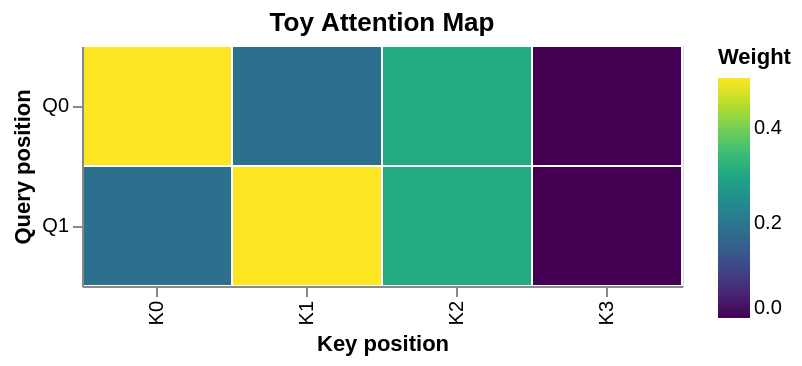

The notebook cell this image was saved under:
### Code cell
# Simple attention inference with dummy data and attention map visualization

torch.manual_seed(0)

toy_d_model = 4
toy_seq_len = seq_len  # reuse existing sequence length (4 tokens)

toy_queries = torch.tensor(
    [[[1.0, 0.0, 1.0, 0.0],
      [0.0, 1.0, 0.0, 1.0]]],
    dtype=torch.float32,
)

toy_keys = torch.tensor(
    [[[1.0, 0.0, 1.0, 0.0],
      [0.0, 1.0, 0.0, 1.0],
      [1.0, 1.0, 0.0, 0.0],
      [0.0, 0.0, 0.0, 0.0]]],
    dtype=torch.float32,
)

toy_values = torch.tensor(
    [[[1.0, 0.2, 0.0, 0.0],
      [0.1, 1.0, 0.2, 0.0],
      [0.0, 0.1, 1.0, 0.3],
      [0.0, 0.0, 0.0, 1.0]]],
    dtype=torch.float32,
)

assert toy_keys.size(1) == toy_seq_len

toy_mask = torch.tensor([[1, 1, 1, 0]], dtype=torch.bool).unsqueeze(1)

toy_context, toy_attn = attention(
    toy_queries,
    toy_keys,
    toy_values,
    mask=toy_mask,
)

context_vectors = toy_context.squeeze(0)
attention_map = toy_attn.squeeze(0)

print("Context vectors per query:\n", context_vectors)
print("\nAttention weights (rows=query, cols=key):\n", attention_map)

dominant_keys = attention_map.argmax(dim=-1)
for query_idx, key_idx in enumerate(dominant_keys.tolist()):
    print(f"Query {query_idx} focuses most on key {key_idx}")

def visualize_toy_attention(attention_matrix):
    attention_matrix = attention_matrix.detach().cpu()
    num_queries, num_keys = attention_matrix.shape
    rows = []
    for q in range(num_queries):
        for k in range(num_keys):
            rows.append(
                {"Query": f"Q{q}", "Key": f"K{k}", "Weight": float(attention_matrix[q, k])}
            )
    df = pd.DataFrame(rows)
    return (
        alt.Chart(df)
        .mark_rect(stroke="white", strokeWidth=1)
        .encode(
            x=alt.X("Key:O", title="Key position"),
            y=alt.Y("Query:O", title="Query position"),
            color=alt.Color("Weight:Q", scale=alt.Scale(scheme="viridis")),
            tooltip=["Query", "Key", alt.Tooltip("Weight:Q", format=".3f")],
        )
        .properties(width=300, height=120, title="Toy Attention Map")
    )

show_example(visualize_toy_attention, [attention_map])

### Figure 1 — Vega-Lite specification as saved in the notebook (floating-point values rounded to 4 significant figures)
{"config": {"view": {"continuousWidth": 300, "continuousHeight": 300}}, "data": {"name": "data-eeeb805793978184cf45fbd5821e5498"}, "mark": {"type": "rect", "stroke": "white", "strokeWidth": 1}, "encoding": {"color": {"field": "Weight", "scale": {"scheme": "viridis"}, "type": "quantitative"}, "tooltip": [{"field": "Query", "type": "nominal"}, {"field": "Key", "type": "nominal"}, {"field": "Weight", "format": ".3f", "type": "quantitative"}], "x": {"field": "Key", "title": "Key position", "type": "ordinal"}, "y": {"field": "Query", "title": "Query position", "type": "ordinal"}}, "height": 120, "title": "Toy Attention Map", "width": 300, "$schema": "https://vega.github.io/schema/vega-lite/v5.15.1.json", "datasets": {"data-eeeb805793978184cf45fbd5821e5498": [{"Query": "Q0", "Key": "K0", "Weight": 0.5065}, {"Query": "Q0", "Key": "K1", "Weight": 0.1863}, {"Query": "Q0", "Key": "K2", "Weight": 0.3072}, {"Query": "Q0", "Key": "K3", "Weight": 0.0}, {"Query": "Q1", "Key": "K0", "Weight": 0.1863}, {"Query": "Q1", "Key": "K1", "Weight": 0.5065}, {"Query": "Q1", "Key": "K2", "Weight": 0.3072}, {"Query": "Q1", "Key": "K3", "Weight": 0.0}]}}
